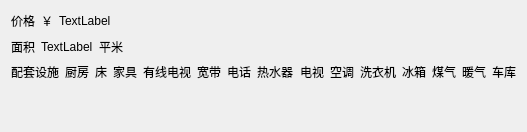
          <widget class="QWidget" name="tab_7">
           <attribute name="icon">
            <iconset resource="main.qrc">
             <normaloff>:/images/renwuguanli.png</normaloff>:/images/renwuguanli.png</iconset>
           </attribute>
           <attribute name="title">
            <string>详细信息</string>
           </attribute>
           <layout class="QGridLayout" name="gridLayout_15">
            <item row="0" column="0">
             <layout class="QVBoxLayout" name="verticalLayout_7">
              <item>
               <layout class="QHBoxLayout" name="horizontalLayout_15">
                <item>
                 <widget class="QLabel" name="label_18">
                  <property name="text">
                   <string>价格</string>
                  </property>
                 </widget>
                </item>
                <item>
                 <widget class="QLabel" name="label_29">
                  <property name="text">
                   <string>￥</string>
                  </property>
                 </widget>
                </item>
                <item>
                 <widget class="QLabel" name="jiageLabel_2">
                  <property name="text">
                   <string>TextLabel</string>
                  </property>
                 </widget>
                </item>
                <item>
                 <spacer name="horizontalSpacer_15">
                  <property name="orientation">
                   <enum>Qt::Horizontal</enum>
                  </property>
                  <property name="sizeHint" stdset="0">
                   <size>
                    <width>40</width>
                    <height>20</height>
                   </size>
                  </property>
                 </spacer>
                </item>
               </layout>
              </item>
              <item>
               <layout class="QHBoxLayout" name="horizontalLayout_16">
                <item>
                 <widget class="QLabel" name="label_30">
                  <property name="text">
                   <string>面积</string>
                  </property>
                 </widget>
                </item>
                <item>
                 <widget class="QLabel" name="mianjiLabe_l0_3">
                  <property name="text">
                   <string>TextLabel</string>
                  </property>
                 </widget>
                </item>
                <item>
                 <widget class="QLabel" name="label_31">
                  <property name="text">
                   <string>平米</string>
                  </property>
                 </widget>
                </item>
                <item>
                 <spacer name="horizontalSpacer_16">
                  <property name="orientation">
                   <enum>Qt::Horizontal</enum>
                  </property>
                  <property name="sizeHint" stdset="0">
                   <size>
                    <width>40</width>
                    <height>20</height>
                   </size>
                  </property>
                 </spacer>
                </item>
               </layout>
              </item>
              <item>
               <layout class="QHBoxLayout" name="horizontalLayout_17">
                <item>
                 <widget class="QLabel" name="label_32">
                  <property name="text">
                   <string>配套设施</string>
                  </property>
                 </widget>
                </item>
                <item>
                 <widget class="QLabel" name="chufangLabel_2">
                  <property name="text">
                   <string>厨房</string>
                  </property>
                 </widget>
                </item>
                <item>
                 <widget class="QLabel" name="chuangLabel_2">
                  <property name="text">
                   <string>床</string>
                  </property>
                 </widget>
                </item>
                <item>
                 <widget class="QLabel" name="jiajuLabel_2">
                  <property name="text">
                   <string>家具</string>
                  </property>
                 </widget>
                </item>
                <item>
                 <widget class="QLabel" name="youxianLabel_2">
                  <property name="text">
                   <string>有线电视</string>
                  </property>
                 </widget>
                </item>
                <item>
                 <widget class="QLabel" name="kuandaiLabel_2">
                  <property name="text">
                   <string>宽带</string>
                  </property>
                 </widget>
                </item>
                <item>
                 <widget class="QLabel" name="dianhuaLabel_2">
                  <property name="text">
                   <string>电话</string>
                  </property>
                 </widget>
                </item>
                <item>
                 <widget class="QLabel" name="reshuiqiLabel_2">
                  <property name="text">
                   <string>热水器</string>
                  </property>
                 </widget>
                </item>
                <item>
                 <widget class="QLabel" name="dianshiLabel_2">
                  <property name="text">
                   <string>电视</string>
                  </property>
                 </widget>
                </item>
                <item>
                 <widget class="QLabel" name="kongtiaoLabel_2">
                  <property name="text">
                   <string>空调</string>
                  </property>
                 </widget>
                </item>
                <item>
                 <widget class="QLabel" name="xiyijiLabel_2">
                  <property name="text">
                   <string>洗衣机</string>
                  </property>
                 </widget>
                </item>
                <item>
                 <widget class="QLabel" name="bingxiangLabel_2">
                  <property name="text">
                   <string>冰箱</string>
                  </property>
                 </widget>
                </item>
                <item>
                 <widget class="QLabel" name="meiqiLabel_2">
                  <property name="text">
                   <string>煤气</string>
                  </property>
                 </widget>
                </item>
                <item>
                 <widget class="QLabel" name="nuanqiLabel_2">
                  <property name="text">
                   <string>暖气</string>
                  </property>
                 </widget>
                </item>
                <item>
                 <widget class="QLabel" name="chekuLabel_2">
                  <property name="text">
                   <string>车库</string>
                  </property>
                 </widget>
                </item>
               </layout>
              </item>
              <item>
               <spacer name="verticalSpacer_6">
                <property name="orientation">
                 <enum>Qt::Vertical</enum>
                </property>
                <property name="sizeHint" stdset="0">
                 <size>
                  <width>20</width>
                  <height>40</height>
                 </size>
                </property>
               </spacer>
              </item>
             </layout>
            </item>
           </layout>
          </widget>
